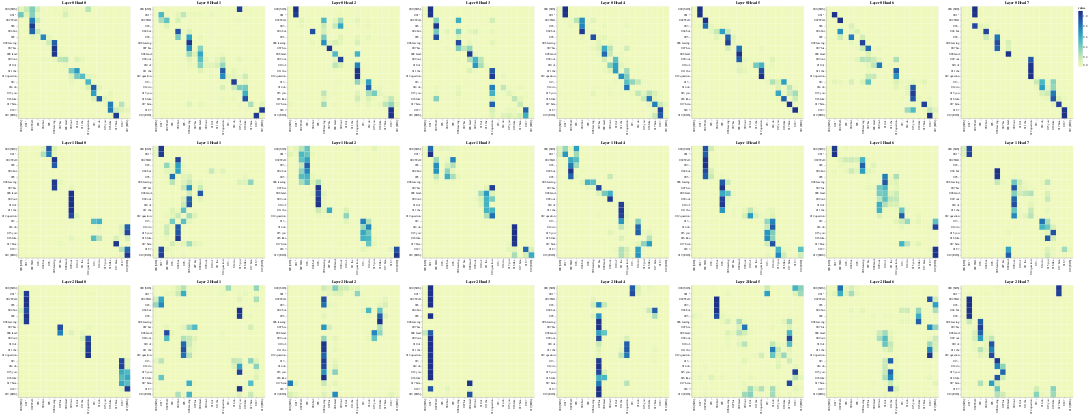

The notebook cell this image was saved under:
### Code cell
layers = [0, 1, 2]
heads = [0, 1, 2, 3, 4, 5, 6, 7]

# Encoder Self attention
get_all_attention_maps("encoder", layers, heads, encoder_input_tokens, encoder_input_tokens, min(20, sentence_len))

### Figure 1 — Vega-Lite specification as saved in the notebook (floating-point values rounded to 4 significant figures; data arrays with more than 128 entries replaced by an {"elided": "..."} marker saying what was removed)
{"config": {"view": {"continuousWidth": 300, "continuousHeight": 300}}, "vconcat": [{"hconcat": [{"data": {"name": "data-bd9b9cd1ffa96d56a392b8eda5d2297e"}, "mark": {"type": "rect"}, "encoding": {"color": {"field": "value", "type": "quantitative"}, "tooltip": [{"field": "row", "type": "quantitative"}, {"field": "column", "type": "quantitative"}, {"field": "value", "type": "quantitative"}, {"field": "row_token", "type": "nominal"}, {"field": "col_token", "type": "nominal"}], "x": {"axis": {"title": ""}, "field": "col_token", "type": "nominal"}, "y": {"axis": {"title": ""}, "field": "row_token", "type": "nominal"}}, "height": 400, "name": "view_169", "title": "Layer 0 Head 0", "width": 400}, {"data": {"name": "data-01405d7429e2fd9df68ad7e68081783b"}, "mark": {"type": "rect"}, "encoding": {"color": {"field": "value", "type": "quantitative"}, "tooltip": [{"field": "row", "type": "quantitative"}, {"field": "column", "type": "quantitative"}, {"field": "value", "type": "quantitative"}, {"field": "row_token", "type": "nominal"}, {"field": "col_token", "type": "nominal"}], "x": {"axis": {"title": ""}, "field": "col_token", "type": "nominal"}, "y": {"axis": {"title": ""}, "field": "row_token", "type": "nominal"}}, "height": 400, "name": "view_170", "title": "Layer 0 Head 1", "width": 400}, {"data": {"name": "data-422ba216de8d844dfac7bf6f2dbfc8f7"}, "mark": {"type": "rect"}, "encoding": {"color": {"field": "value", "type": "quantitative"}, "tooltip": [{"field": "row", "type": "quantitative"}, {"field": "column", "type": "quantitative"}, {"field": "value", "type": "quantitative"}, {"field": "row_token", "type": "nominal"}, {"field": "col_token", "type": "nominal"}], "x": {"axis": {"title": ""}, "field": "col_token", "type": "nominal"}, "y": {"axis": {"title": ""}, "field": "row_token", "type": "nominal"}}, "height": 400, "name": "view_171", "title": "Layer 0 Head 2", "width": 400}, {"data": {"name": "data-47abce9f0b590e4bf3a11f51f1dce8e8"}, "mark": {"type": "rect"}, "encoding": {"color": {"field": "value", "type": "quantitative"}, "tooltip": [{"field": "row", "type": "quantitative"}, {"field": "column", "type": "quantitative"}, {"field": "value", "type": "quantitative"}, {"field": "row_token", "type": "nominal"}, {"field": "col_token", "type": "nominal"}], "x": {"axis": {"title": ""}, "field": "col_token", "type": "nominal"}, "y": {"axis": {"title": ""}, "field": "row_token", "type": "nominal"}}, "height": 400, "name": "view_172", "title": "Layer 0 Head 3", "width": 400}, {"data": {"name": "data-c72525ebfd6cf5519b4630bbea4d1438"}, "mark": {"type": "rect"}, "encoding": {"color": {"field": "value", "type": "quantitative"}, "tooltip": [{"field": "row", "type": "quantitative"}, {"field": "column", "type": "quantitative"}, {"field": "value", "type": "quantitative"}, {"field": "row_token", "type": "nominal"}, {"field": "col_token", "type": "nominal"}], "x": {"axis": {"title": ""}, "field": "col_token", "type": "nominal"}, "y": {"axis": {"title": ""}, "field": "row_token", "type": "nominal"}}, "height": 400, "name": "view_173", "title": "Layer 0 Head 4", "width": 400}, {"data": {"name": "data-b95b46ad83cf4af288ba5723030a694b"}, "mark": {"type": "rect"}, "encoding": {"color": {"field": "value", "type": "quantitative"}, "tooltip": [{"field": "row", "type": "quantitative"}, {"field": "column", "type": "quantitative"}, {"field": "value", "type": "quantitative"}, {"field": "row_token", "type": "nominal"}, {"field": "col_token", "type": "nominal"}], "x": {"axis": {"title": ""}, "field": "col_token", "type": "nominal"}, "y": {"axis": {"title": ""}, "field": "row_token", "type": "nominal"}}, "height": 400, "name": "view_174", "title": "Layer 0 Head 5", "width": 400}, {"data": {"name": "data-a87522ed5b2818b647317033043e05f4"}, "mark": {"type": "rect"}, "encoding": {"color": {"field": "value", "type": "quantitative"}, "tooltip": [{"field": "row", "type": "quantitative"}, {"field": "column", "type": "quantitative"}, {"field": "value", "type": "quantitative"}, {"field": "row_token", "type": "nominal"}, {"field": "col_token", "type": "nominal"}], "x": {"axis": {"title": ""}, "field": "col_token", "type": "nominal"}, "y": {"axis": {"title": ""}, "field": "row_token", "type": "nominal"}}, "height": 400, "name": "view_175", "title": "Layer 0 Head 6", "width": 400}, {"data": {"name": "data-2476853539f56569ead0b3fcd2b295f3"}, "mark": {"type": "rect"}, "encoding": {"color": {"field": "value", "type": "quantitative"}, "tooltip": [{"field": "row", "type": "quantitative"}, {"field": "column", "type": "quantitative"}, {"field": "value", "type": "quantitative"}, {"field": "row_token", "type": "nominal"}, {"field": "col_token", "type": "nominal"}], "x": {"axis": {"title": ""}, "field": "col_token", "type": "nominal"}, "y": {"axis": {"title": ""}, "field": "row_token", "type": "nominal"}}, "height": 400, "name": "view_176", "title": "Layer 0 Head 7", "width": 400}]}, {"hconcat": [{"data": {"name": "data-a87f10d4cd28548cd6d327d9da9bf7cb"}, "mark": {"type": "rect"}, "encoding": {"color": {"field": "value", "type": "quantitative"}, "tooltip": [{"field": "row", "type": "quantitative"}, {"field": "column", "type": "quantitative"}, {"field": "value", "type": "quantitative"}, {"field": "row_token", "type": "nominal"}, {"field": "col_token", "type": "nominal"}], "x": {"axis": {"title": ""}, "field": "col_token", "type": "nominal"}, "y": {"axis": {"title": ""}, "field": "row_token", "type": "nominal"}}, "height": 400, "name": "view_177", "title": "Layer 1 Head 0", "width": 400}, {"data": {"name": "data-a638a33e0328b543a284ce9150760476"}, "mark": {"type": "rect"}, "encoding": {"color": {"field": "value", "type": "quantitative"}, "tooltip": [{"field": "row", "type": "quantitative"}, {"field": "column", "type": "quantitative"}, {"field": "value", "type": "quantitative"}, {"field": "row_token", "type": "nominal"}, {"field": "col_token", "type": "nominal"}], "x": {"axis": {"title": ""}, "field": "col_token", "type": "nominal"}, "y": {"axis": {"title": ""}, "field": "row_token", "type": "nominal"}}, "height": 400, "name": "view_178", "title": "Layer 1 Head 1", "width": 400}, {"data": {"name": "data-d9b793896a1ce1cb26f113e3306751d7"}, "mark": {"type": "rect"}, "encoding": {"color": {"field": "value", "type": "quantitative"}, "tooltip": [{"field": "row", "type": "quantitative"}, {"field": "column", "type": "quantitative"}, {"field": "value", "type": "quantitative"}, {"field": "row_token", "type": "nominal"}, {"field": "col_token", "type": "nominal"}], "x": {"axis": {"title": ""}, "field": "col_token", "type": "nominal"}, "y": {"axis": {"title": ""}, "field": "row_token", "type": "nominal"}}, "height": 400, "name": "view_179", "title": "Layer 1 Head 2", "width": 400}, {"data": {"name": "data-795e9aca075d80e0684b36b2fa669765"}, "mark": {"type": "rect"}, "encoding": {"color": {"field": "value", "type": "quantitative"}, "tooltip": [{"field": "row", "type": "quantitative"}, {"field": "column", "type": "quantitative"}, {"field": "value", "type": "quantitative"}, {"field": "row_token", "type": "nominal"}, {"field": "col_token", "type": "nominal"}], "x": {"axis": {"title": ""}, "field": "col_token", "type": "nominal"}, "y": {"axis": {"title": ""}, "field": "row_token", "type": "nominal"}}, "height": 400, "name": "view_180", "title": "Layer 1 Head 3", "width": 400}, {"data": {"name": "data-b8daec9d699b1c7eda51e6289c5c85a3"}, "mark": {"type": "rect"}, "encoding": {"color": {"field": "value", "type": "quantitative"}, "tooltip": [{"field": "row", "type": "quantitative"}, {"field": "column", "type": "quantitative"}, {"field": "value", "type": "quantitative"}, {"field": "row_token", "type": "nominal"}, {"field": "col_token", "type": "nominal"}], "x": {"axis": {"title": ""}, "field": "col_token", "type": "nominal"}, "y": {"axis": {"title": ""}, "field": "row_token", "type": "nominal"}}, "height": 400, "name": "view_181", "title": "Layer 1 Head 4", "width": 400}, {"data": {"name": "data-98019d2bdcfa93f3a8baa074fef4f576"}, "mark": {"type": "rect"}, "encoding": {"color": {"field": "value", "type": "quantitative"}, "tooltip": [{"field": "row", "type": "quantitative"}, {"field": "column", "type": "quantitative"}, {"field": "value", "type": "quantitative"}, {"field": "row_token", "type": "nominal"}, {"field": "col_token", "type": "nominal"}], "x": {"axis": {"title": ""}, "field": "col_token", "type": "nominal"}, "y": {"axis": {"title": ""}, "field": "row_token", "type": "nominal"}}, "height": 400, "name": "view_182", "title": "Layer 1 Head 5", "width": 400}, {"data": {"name": "data-aac2b136f1408f44eb1982cc2ec275fe"}, "mark": {"type": "rect"}, "encoding": {"color": {"field": "value", "type": "quantitative"}, "tooltip": [{"field": "row", "type": "quantitative"}, {"field": "column", "type": "quantitative"}, {"field": "value", "type": "quantitative"}, {"field": "row_token", "type": "nominal"}, {"field": "col_token", "type": "nominal"}], "x": {"axis": {"title": ""}, "field": "col_token", "type": "nominal"}, "y": {"axis": {"title": ""}, "field": "row_token", "type": "nominal"}}, "height": 400, "name": "view_183", "title": "Layer 1 Head 6", "width": 400}, {"data": {"name": "data-24df5a8c7df9770a636f638560e13c6f"}, "mark": {"type": "rect"}, "encoding": {"color": {"field": "value", "type": "quantitative"}, "tooltip": [{"field": "row", "type": "quantitative"}, {"field": "column", "type": "quantitative"}, {"field": "value", "type": "quantitative"}, {"field": "row_token", "type": "nominal"}, {"field": "col_token", "type": "nominal"}], "x": {"axis": {"title": ""}, "field": "col_token", "type": "nominal"}, "y": {"axis": {"title": ""}, "field": "row_token", "type": "nominal"}}, "height": 400, "name": "view_184", "title": "Layer 1 Head 7", "width": 400}]}, {"hconcat": [{"data": {"name": "data-a3f8e8c30130a220e5065a07bb8c2dd1"}, "mark": {"type": "rect"}, "encoding": {"color": {"field": "value", "type": "quantitative"}, "tooltip": [{"field": "row", "type": "quantitative"}, {"field": "column", "type": "quantitative"}, {"field": "value", "type": "quantitative"}, {"field": "row_token", "type": "nominal"}, {"field": "col_token", "type": "nominal"}], "x": {"axis": {"title": ""}, "field": "col_token", "type": "nominal"}, "y": {"axis": {"title": ""}, "field": "row_token", "type": "nominal"}}, "height": 400, "name": "view_185", "title": "Layer 2 Head 0", "width": 400}, {"data": {"name": "data-6af476d9ea99d6cf7a6b150e84d5e39f"}, "mark": {"type": "rect"}, "encoding": {"color": {"field": "value", "type": "quantitative"}, "tooltip": [{"field": "row", "type": "quantitative"}, {"field": "column", "type": "quantitative"}, {"field": "value", "type": "quantitative"}, {"field": "row_token", "type": "nominal"}, {"field": "col_token", "type": "nominal"}], "x": {"axis": {"title": ""}, "field": "col_token", "type": "nominal"}, "y": {"axis": {"title": ""}, "field": "row_token", "type": "nominal"}}, "height": 400, "name": "view_186", "title": "Layer 2 Head 1", "width": 400}, {"data": {"name": "data-8aeb4ff3b24fb2b7ef202354da0b1b0a"}, "mark": {"type": "rect"}, "encoding": {"color": {"field": "value", "type": "quantitative"}, "tooltip": [{"field": "row", "type": "quantitative"}, {"field": "column", "type": "quantitative"}, {"field": "value", "type": "quantitative"}, {"field": "row_token", "type": "nominal"}, {"field": "col_token", "type": "nominal"}], "x": {"axis": {"title": ""}, "field": "col_token", "type": "nominal"}, "y": {"axis": {"title": ""}, "field": "row_token", "type": "nominal"}}, "height": 400, "name": "view_187", "title": "Layer 2 Head 2", "width": 400}, {"data": {"name": "data-002081adb008f3fcd695db7f4cf7a712"}, "mark": {"type": "rect"}, "encoding": {"color": {"field": "value", "type": "quantitative"}, "tooltip": [{"field": "row", "type": "quantitative"}, {"field": "column", "type": "quantitative"}, {"field": "value", "type": "quantitative"}, {"field": "row_token", "type": "nominal"}, {"field": "col_token", "type": "nominal"}], "x": {"axis": {"title": ""}, "field": "col_token", "type": "nominal"}, "y": {"axis": {"title": ""}, "field": "row_token", "type": "nominal"}}, "height": 400, "name": "view_188", "title": "Layer 2 Head 3", "width": 400}, {"data": {"name": "data-1e57fcbe788b4572be9858e53e867324"}, "mark": {"type": "rect"}, "encoding": {"color": {"field": "value", "type": "quantitative"}, "tooltip": [{"field": "row", "type": "quantitative"}, {"field": "column", "type": "quantitative"}, {"field": "value", "type": "quantitative"}, {"field": "row_token", "type": "nominal"}, {"field": "col_token", "type": "nominal"}], "x": {"axis": {"title": ""}, "field": "col_token", "type": "nominal"}, "y": {"axis": {"title": ""}, "field": "row_token", "type": "nominal"}}, "height": 400, "name": "view_189", "title": "Layer 2 Head 4", "width": 400}, {"data": {"name": "data-2334d3d47274175482aebe21d5394e36"}, "mark": {"type": "rect"}, "encoding": {"color": {"field": "value", "type": "quantitative"}, "tooltip": [{"field": "row", "type": "quantitative"}, {"field": "column", "type": "quantitative"}, {"field": "value", "type": "quantitative"}, {"field": "row_token", "type": "nominal"}, {"field": "col_token", "type": "nominal"}], "x": {"axis": {"title": ""}, "field": "col_token", "type": "nominal"}, "y": {"axis": {"title": ""}, "field": "row_token", "type": "nominal"}}, "height": 400, "name": "view_190", "title": "Layer 2 Head 5", "width": 400}, {"data": {"name": "data-140d4568f816a69825b51a7142569611"}, "mark": {"type": "rect"}, "encoding": {"color": {"field": "value", "type": "quantitative"}, "tooltip": [{"field": "row", "type": "quantitative"}, {"field": "column", "type": "quantitative"}, {"field": "value", "type": "quantitative"}, {"field": "row_token", "type": "nominal"}, {"field": "col_token", "type": "nominal"}], "x": {"axis": {"title": ""}, "field": "col_token", "type": "nominal"}, "y": {"axis": {"title": ""}, "field": "row_token", "type": "nominal"}}, "height": 400, "name": "view_191", "title": "Layer 2 Head 6", "width": 400}, {"data": {"name": "data-a7a205f813fcb7f71ad8c9de070fc798"}, "mark": {"type": "rect"}, "encoding": {"color": {"field": "value", "type": "quantitative"}, "tooltip": [{"field": "row", "type": "quantitative"}, {"field": "column", "type": "quantitative"}, {"field": "value", "type": "quantitative"}, {"field": "row_token", "type": "nominal"}, {"field": "col_token", "type": "nominal"}], "x": {"axis": {"title": ""}, "field": "col_token", "type": "nominal"}, "y": {"axis": {"title": ""}, "field": "row_token", "type": "nominal"}}, "height": 400, "name": "view_192", "title": "Layer 2 Head 7", "width": 400}]}], "params": [{"name": "param_169", "select": {"type": "interval", "encodings": ["x", "y"]}, "bind": "scales", "views": ["view_169"]}, {"name": "param_170", "select": {"type": "interval", "encodings": ["x", "y"]}, "bind": "scales", "views": ["view_170"]}, {"name": "param_171", "select": {"type": "interval", "encodings": ["x", "y"]}, "bind": "scales", "views": ["view_171"]}, {"name": "param_172", "select": {"type": "interval", "encodings": ["x", "y"]}, "bind": "scales", "views": ["view_172"]}, {"name": "param_173", "select": {"type": "interval", "encodings": ["x", "y"]}, "bind": "scales", "views": ["view_173"]}, {"name": "param_174", "select": {"type": "interval", "encodings": ["x", "y"]}, "bind": "scales", "views": ["view_174"]}, {"name": "param_175", "select": {"type": "interval", "encodings": ["x", "y"]}, "bind": "scales", "views": ["view_175"]}, {"name": "param_176", "select": {"type": "interval", "encodings": ["x", "y"]}, "bind": "scales", "views": ["view_176"]}, {"name": "param_177", "select": {"type": "interval", "encodings": ["x", "y"]}, "bind": "scales", "views": ["view_177"]}, {"name": "param_178", "select": {"type": "interval", "encodings": ["x", "y"]}, "bind": "scales", "views": ["view_178"]}, {"name": "param_179", "select": {"type": "interval", "encodings": ["x", "y"]}, "bind": "scales", "views": ["view_179"]}, {"name": "param_180", "select": {"type": "interval", "encodings": ["x", "y"]}, "bind": "scales", "views": ["view_180"]}, {"name": "param_181", "select": {"type": "interval", "encodings": ["x", "y"]}, "bind": "scales", "views": ["view_181"]}, {"name": "param_182", "select": {"type": "interval", "encodings": ["x", "y"]}, "bind": "scales", "views": ["view_182"]}, {"name": "param_183", "select": {"type": "interval", "encodings": ["x", "y"]}, "bind": "scales", "views": ["view_183"]}, {"name": "param_184", "select": {"type": "interval", "encodings": ["x", "y"]}, "bind": "scales", "views": ["view_184"]}, {"name": "param_185", "select": {"type": "interval", "encodings": ["x", "y"]}, "bind": "scales", "views": ["view_185"]}, {"name": "param_186", "select": {"type": "interval", "encodings": ["x", "y"]}, "bind": "scales", "views": ["view_186"]}, {"name": "param_187", "select": {"type": "interval", "encodings": ["x", "y"]}, "bind": "scales", "views": ["view_187"]}, {"name": "param_188", "select": {"type": "interval", "encodings": ["x", "y"]}, "bind": "scales", "views": ["view_188"]}, {"name": "param_189", "select": {"type": "interval", "encodings": ["x", "y"]}, "bind": "scales", "views": ["view_189"]}, {"name": "param_190", "select": {"type": "interval", "encodings": ["x", "y"]}, "bind": "scales", "views": ["view_190"]}, {"name": "param_191", "select": {"type": "interval", "encodings": ["x", "y"]}, "bind": "scales", "views": ["view_191"]}, {"name": "param_192", "select": {"type": "interval", "encodings": ["x", "y"]}, "bind": "scales", "views": ["view_192"]}], "$schema": "https://vega.github.io/schema/vega-lite/v5.8.0.json", "datasets": {"data-bd9b9cd1ffa96d56a392b8eda5d2297e": {"elided": "400 records"}, "data-01405d7429e2fd9df68ad7e68081783b": {"elided": "400 records"}, "data-422ba216de8d844dfac7bf6f2dbfc8f7": {"elided": "400 records"}, "data-47abce9f0b590e4bf3a11f51f1dce8e8": {"elided": "400 records"}, "data-c72525ebfd6cf5519b4630bbea4d1438": {"elided": "400 records"}, "data-b95b46ad83cf4af288ba5723030a694b": {"elided": "400 records"}, "data-a87522ed5b2818b647317033043e05f4": {"elided": "400 records"}, "data-2476853539f56569ead0b3fcd2b295f3": {"elided": "400 records"}, "data-a87f10d4cd28548cd6d327d9da9bf7cb": {"elided": "400 records"}, "data-a638a33e0328b543a284ce9150760476": {"elided": "400 records"}, "data-d9b793896a1ce1cb26f113e3306751d7": {"elided": "400 records"}, "data-795e9aca075d80e0684b36b2fa669765": {"elided": "400 records"}, "data-b8daec9d699b1c7eda51e6289c5c85a3": {"elided": "400 records"}, "data-98019d2bdcfa93f3a8baa074fef4f576": {"elided": "400 records"}, "data-aac2b136f1408f44eb1982cc2ec275fe": {"elided": "400 records"}, "data-24df5a8c7df9770a636f638560e13c6f": {"elided": "400 records"}, "data-a3f8e8c30130a220e5065a07bb8c2dd1": {"elided": "400 records"}, "data-6af476d9ea99d6cf7a6b150e84d5e39f": {"elided": "400 records"}, "data-8aeb4ff3b24fb2b7ef202354da0b1b0a": {"elided": "400 records"}, "data-002081adb008f3fcd695db7f4cf7a712": {"elided": "400 records"}, "data-1e57fcbe788b4572be9858e53e867324": {"elided": "400 records"}, "data-2334d3d47274175482aebe21d5394e36": {"elided": "400 records"}, "data-140d4568f816a69825b51a7142569611": {"elided": "400 records"}, "data-a7a205f813fcb7f71ad8c9de070fc798": {"elided": "400 records"}}}
